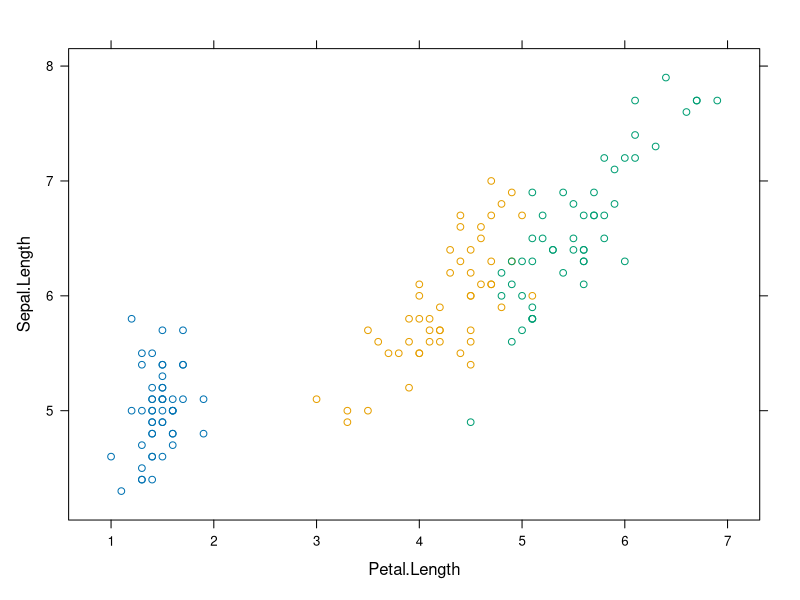
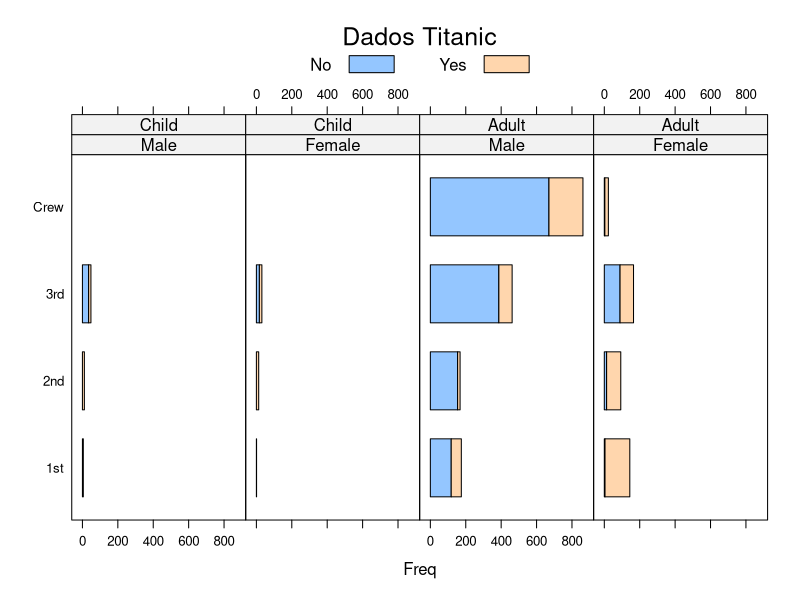
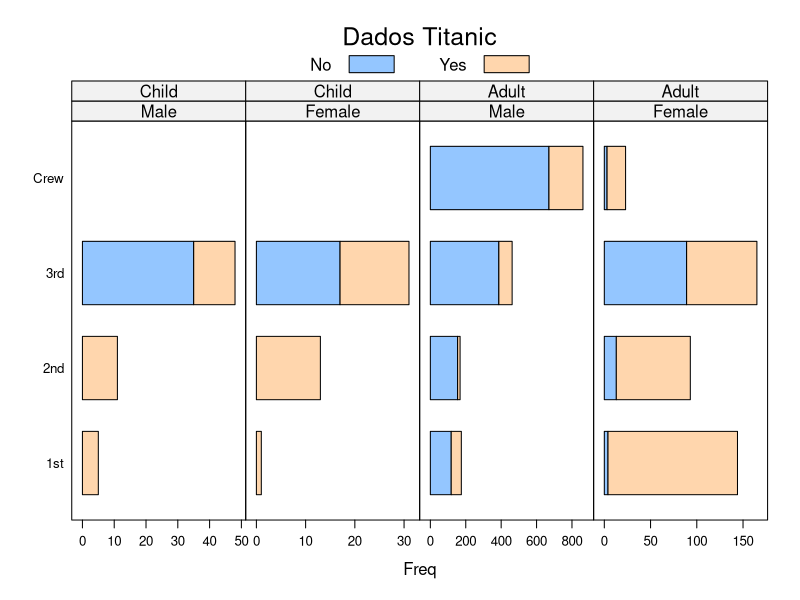
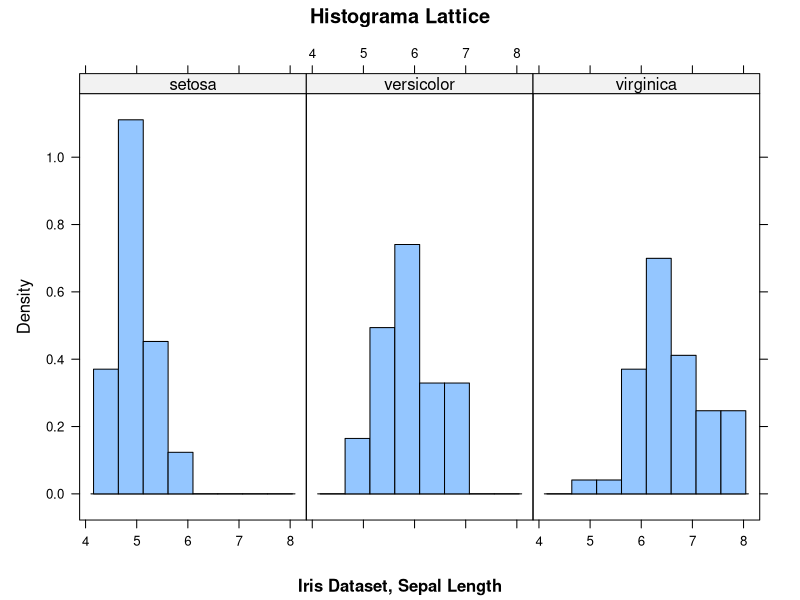
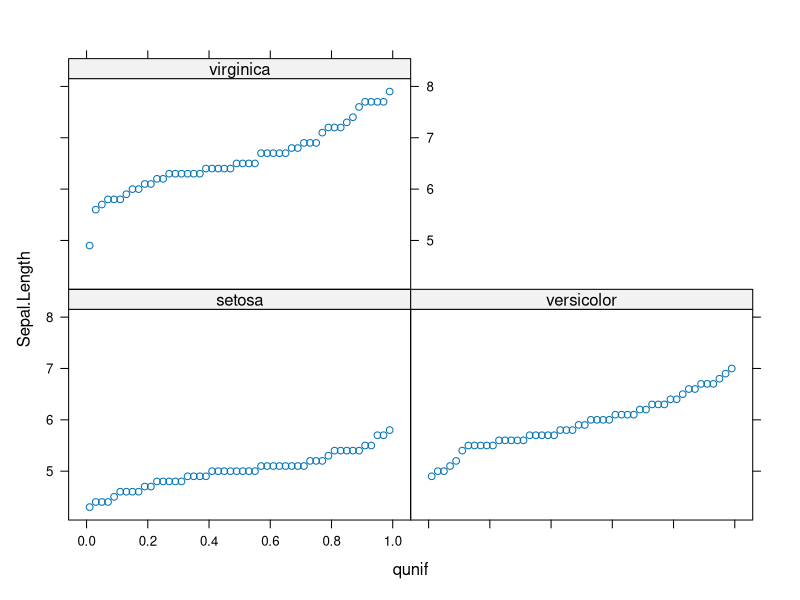

These figures' R source, in order:
install.packages("lattice")
require(lattice)

View(iris)
xyplot(data=iris, groups=Species, Sepal.Length~Petal.Length)

?Titanic
View(Titanic)

barchart(Class ~ Freq | Sex + Age, data = as.data.frame(Titanic),
         groups = Survived, stack = T, layout = c(4, 1),
         auto.key = list(title = "Dados Titanic", columns = 2))

barchart(Class ~ Freq | Sex + Age, data = as.data.frame(Titanic),
         groups = Survived, stack = T, layout = c(4, 1),
         auto.key = list(title = "Dados Titanic", columns = 2),
         scales = list(x = "free"))

histogram(~Sepal.Length | Species, xlab = "",
          data = iris, layout=c(3,1), type = "density",
          main = "Histograma Lattice", sub = "Iris Dataset, Sepal Length")

# Distribuição dos dados
qqmath(~ Sepal.Length | Species, data = iris, distribution = qunif)
